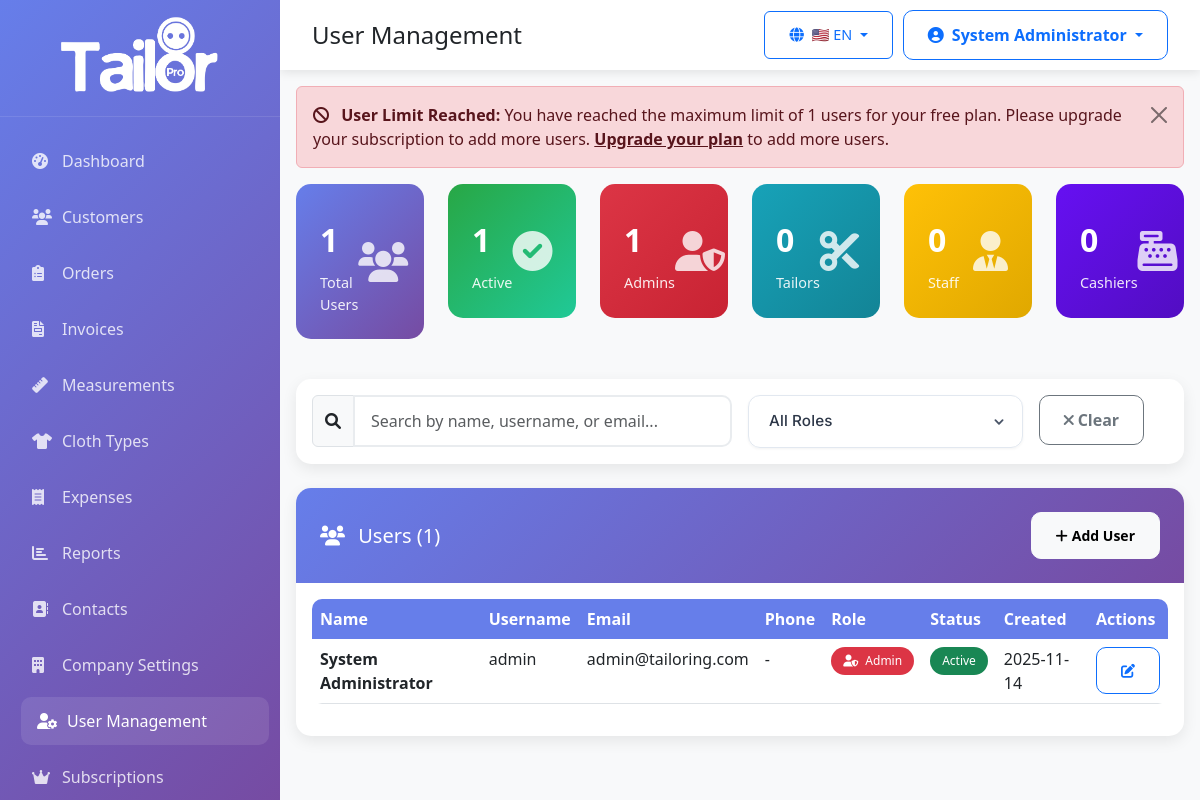
The page /admin/users.php (signed in) on the database its author committed.
### tables this page shows
CREATE TABLE `users` (
  `id` int(11) NOT NULL AUTO_INCREMENT,
  `company_id` int(11) DEFAULT NULL,
  `username` varchar(50) NOT NULL,
  `email` varchar(100) NOT NULL,
  `password` varchar(255) NOT NULL,
  `full_name` varchar(100) NOT NULL,
  `role` enum('admin','staff','tailor','cashier') NOT NULL DEFAULT 'staff',
  `phone` varchar(20) DEFAULT NULL,
  `address` text DEFAULT NULL,
  `status` enum('active','inactive') NOT NULL DEFAULT 'active',
  `last_login` timestamp NULL DEFAULT NULL,
  `created_at` timestamp NOT NULL DEFAULT CURRENT_TIMESTAMP,
  `updated_at` timestamp NOT NULL DEFAULT CURRENT_TIMESTAMP ON UPDATE CURRENT_TIMESTAMP,
  PRIMARY KEY (`id`),
  UNIQUE KEY `username` (`username`),
  UNIQUE KEY `email` (`email`),
  KEY `company_id` (`company_id`),
  KEY `idx_last_login` (`last_login`),
  FOREIGN KEY (`company_id`) REFERENCES `companies` (`id`) ON DELETE CASCADE
);

### admin/users.php (the view, shortened to what the rows shown need)
<?php
require_once '../config/config.php';
require_once '../helpers/SubscriptionHelper.php';
$userModel = new User();
require_once 'includes/header.php';
$page = (int)($_GET['page'] ?? 1);
$limit = RECORDS_PER_PAGE;
$offset = ($page - 1) * $limit;
$conditions = [];
$conditions['status'] = 'active';
$users = $userModel->findAll($conditions, 'full_name ASC');
$users = array_slice($users, $offset, $limit);
?>
<div class="card">
    <div class="card-body">
        <?php if (!empty($users)): ?>
            <div class="table-responsive">
                <table class="table table-hover">
                    <thead>
                        <tr>
                            <th>Name</th>
                            <th>Username</th>
                            <th>Email</th>
                            <th>Phone</th>
                            <th>Role</th>
                            <th>Status</th>
                            <th>Created</th>
                            <th>Actions</th>
                        </tr>
                    </thead>
                    <tbody id="usersTableBody">
                        <?php foreach ($users as $user): ?>
                        <tr>
                            <td>
                                <strong><?php echo htmlspecialchars($user['full_name']); ?></strong>
                            </td>
                            <td><?php echo htmlspecialchars($user['username']); ?></td>
                            <td><?php echo htmlspecialchars($user['email']); ?></td>
                            <td><?php echo htmlspecialchars($user['phone'] ?? '-'); ?></td>
                            <td>
                                <?php
                                $roleColors = [
                                    'admin' => 'danger',
                                    'tailor' => 'info',
                                    'staff' => 'warning',
                                    'cashier' => 'primary'
                                ];
                                $roleIcons = [
                                    'admin' => 'user-shield',
                                    'tailor' => 'cut',
                                    'staff' => 'user-tie',
                                    'cashier' => 'cash-register'
                                ];
                                $color = $roleColors[$user['role']] ?? 'secondary';
                                $icon = $roleIcons[$user['role']] ?? 'user';
                                ?>
                                <span class="badge bg-<?php echo $color; ?>">
                                    <i class="fas fa-<?php echo $icon; ?> me-1"></i>
                                    <?php echo ucfirst($user['role']); ?>
                                </span>
                            </td>
                            <td>
                                <span class="badge bg-<?php echo $user['status'] === 'active' ? 'success' : 'secondary'; ?>">
                                    <?php echo ucfirst($user['status']); ?>
                                </span>
                            </td>
                            <td><?php echo format_date($user['created_at']); ?></td>
                            <td>
                                <div class="btn-group btn-group-sm" role="group">
                                    <button type="button"
                                            class="btn btn-outline-primary"
                                            onclick="editUser(<?php echo htmlspecialchars(json_encode($user)); ?>)"
                                            title="Edit">
                                        <i class="fas fa-edit"></i>
                                    </button>
                                </div>
                            </td>
                        </tr>
                        <?php endforeach; ?>
                    </tbody>
                </table>
            </div>
        <?php endif; ?>
    </div>
</div>
<?php require_once 'includes/footer.php'; ?>

### rows shown on the page
users: full_name "System Administrator", username "admin", email "admin@tailoring.com", phone "-", role "Admin", status "Active", created_at "2025-11-14"

### other values the page prints
__t(strtolower(str_replace('_', ' ', $page_title ?? 'dashboard'))) "User Management"
$currentFlag "🇺🇸"
$currentLang "EN"
$current_user['name'] "System Administrator"
$userLimitCheck['message'] "You have reached the maximum limit of 1 users for your free plan. Please upgrade your subscription to add more users."
$stats['total'] "1"
$stats['active'] "1"
$stats['admins'] "1"
$stats['tailors'] "0"
$stats['staff'] "0"
$stats['cashiers'] "0"
$totalUsers "1"
